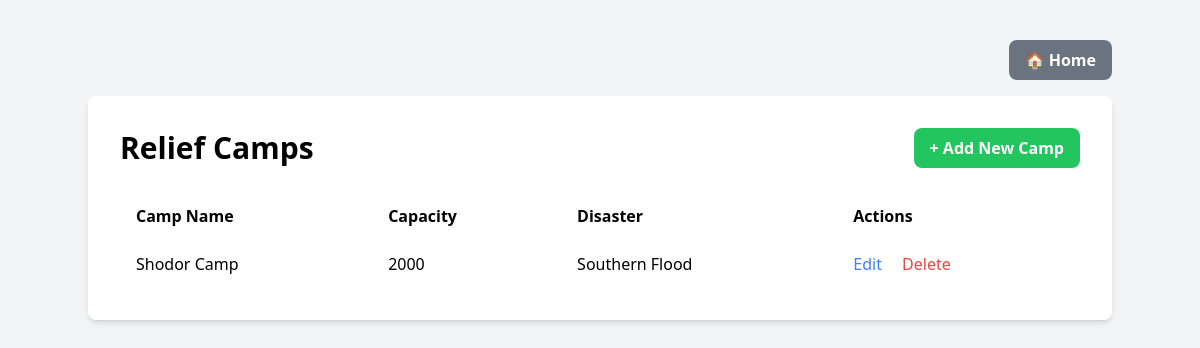
/relief_camps.php, run on an earlier commit of the app's database.
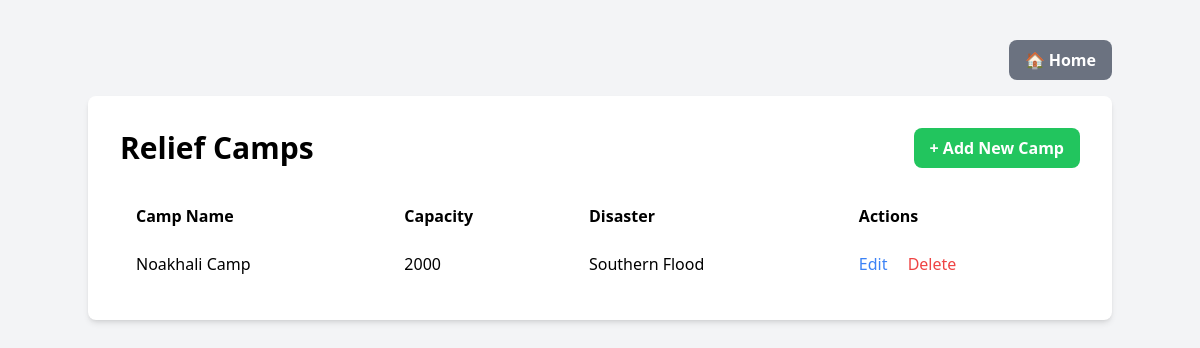
And on a later commit of the database.
### tables this page shows
CREATE TABLE `relief_camp` (
  `id` int(11) NOT NULL,
  `name` varchar(255) NOT NULL,
  `capacity` int(11) DEFAULT NULL,
  `disaster_id` int(11) DEFAULT NULL
);

CREATE TABLE `disaster` (
  `id` int(11) NOT NULL,
  `name` varchar(255) NOT NULL,
  `type` varchar(100) DEFAULT NULL,
  `location` varchar(255) DEFAULT NULL
);

### public/relief_camps.php (the view, shortened to what this page needs)
<?php
require_once '../includes/db_connect.php';
$sql = "SELECT rc.id, rc.name, rc.capacity, d.name AS disaster_name
        FROM Relief_Camp rc
        JOIN disaster d ON rc.disaster_id = d.id
        ORDER BY rc.id DESC";
$result = $conn->query($sql);
?>
<!DOCTYPE html>
<html lang="en">
<head>
    <script src="https://cdn.tailwindcss.com"></script>
</head>
<body class="bg-gray-100">
    <div class="container mx-auto mt-10">
        <div class="flex justify-end mb-4">
            <a href="index.php" class="bg-gray-500 text-white font-bold py-2 px-4 rounded-lg hover:bg-gray-600">
                🏠 Home
            </a>
        </div>
        <div class="p-8 bg-white rounded-lg shadow-md">
        <div class="flex justify-between items-center mb-6">
            <h1 class="text-3xl font-bold">Relief Camps</h1>
            <a href="add_relief_camp.php" class="bg-green-500 text-white font-bold py-2 px-4 rounded-lg hover:bg-green-600">
                + Add New Camp
            </a>
        </div>
        <table class="min-w-full bg-white">
            <thead>
                <tr>
                    <th class="py-3 px-4 text-left">Camp Name</th>
                    <th class="py-3 px-4 text-left">Capacity</th>
                    <th class="py-3 px-4 text-left">Disaster</th>
                    <th class="py-3 px-4 text-left">Actions</th>
                </tr>
            </thead>
            <tbody>
                <?php if ($result->num_rows > 0): ?>
                    <?php while($row = $result->fetch_assoc()): ?>
                        <tr>
                            <td class="py-3 px-4"><?php echo htmlspecialchars($row['name']); ?></td>
                            <td class="py-3 px-4"><?php echo htmlspecialchars($row['capacity']); ?></td>
                            <td class="py-3 px-4"><?php echo htmlspecialchars($row['disaster_name']); ?></td>
                            <td class="py-3 px-4">
                                <a href="edit_relief_camp.php?id=<?php echo $row['id']; ?>" class="text-blue-500 hover:text-blue-700">Edit</a>
                                <a href="delete_relief_camp.php?id=<?php echo $row['id']; ?>" class="text-red-500 hover:text-red-700 ml-4" onclick="return confirm('Are you sure you want to delete this camp?')">Delete</a>
                            </td>
                        </tr>
                    <?php endwhile; ?>
                <?php else: ?>
                    <tr>
                        <td colspan="4" class="text-center py-4">No camps recorded yet</td>
                    </tr>
                <?php endif; ?>
            </tbody>
        </table>
    </div>
</body>
</html>

What changed in the data, as far as the page shows it:
changed relief_camp "Southern Flood": name "Shodor Camp" → "Noakhali Camp"
